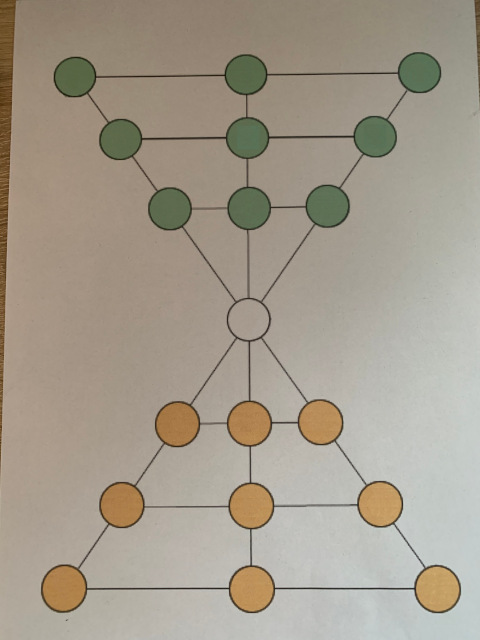
#> input picture ImageRecognition/IRModule/board.jpg, 480 x 640 px, given in place of the camera
$ python main.py   (older library calls are emulated)
#> lines starting #> are read from the running program, lines starting #| are printed output that depends on the picture; after the words box and inside, x2 and y2 are one past the last pixel; in counts of white or black regions, pixels touching at a corner belong together
### ImageRecognition/IRModule/detection.py
import numpy as np
import cv2

p1_data = np.array([10, 25, 1])
p2_data = np.array([40, 63, 2])
players = np.array([p1_data, p2_data])
blank_color = np.array([255, 255, 255])

# [20 lines left out: functions get_player, create_matrix, not called in this run]

def process(image,circles):
    if len(circles) == 19:
        circles_sorted = np.sort(circles.view('i8,i8,i8'),axis=0,order=['f1']).view(np.int).reshape((-1,3))
        rows = np.asarray([]).reshape((-1, 3, 3)).astype(np.int)
        for i in [0,3,6,9,10,13,16]:
            if i==9:
                empty = np.array([(-1,-1,-1)]).view('i8,i8,i8')
                center_row = np.append(empty, circles_sorted[i:i+1].view('i8,i8,i8'), axis=0)
                center_row = np.append(center_row, empty, axis=0)
                rows = np.append(rows, center_row.view(np.int).reshape((1,3,3)),axis=0)
                continue
            rows = np.append(rows, np.sort(circles_sorted[i:i+3].view('i8,i8,i8'),axis=0,order=['f0']).view(np.int).reshape((1,3,3)), axis=0)
        cv2.imshow(f'circle1',image[319-25:319+25,247-25:247+25])
        print(create_matrix(image, rows))
    else:
        print(f'niepełne: {len(circles)}')

### ImageRecognition/IRModule/main.py
import cv2
import numpy as np
import time
import sys
from detection import process

def get_cam_image(cap,id:int):
#> called with id = 0
    if not cap.isOpened:
        cap.open(id)

    out, _ = cap.read()
    while not out:
        time.sleep(0.3)
#> this loop made 0 passes
    _, frame = cap.read()
#> frame is the input picture: shape (640, 480, 3); mean B, G, R 141.1, 155.7, 164.4
    print(cap.read())
    if frame is not None:
        frame = frame[0:frame.shape[0], 160:frame.shape[1]-160]
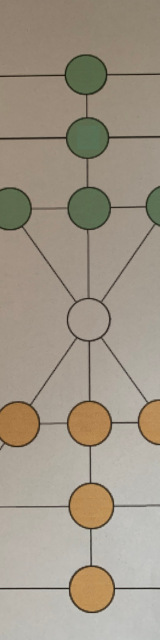
#> frame: shape (640, 160, 3); mean B, G, R 135.7, 150.9, 160.9
        frame = cv2.rotate(frame,cv2.ROTATE_90_CLOCKWISE)
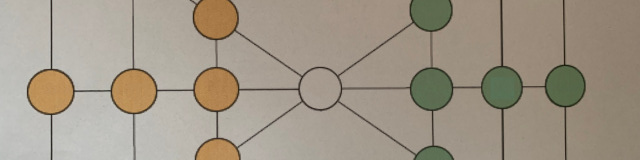
#> frame: shape (160, 640, 3); mean B, G, R 135.7, 150.9, 160.9
        frame = cv2.resize(frame, (int(frame.shape[1]/1.5), int(frame.shape[0]/1.5)))
#> frame: shape (106, 426, 3)
    return frame

def get_image(imagename:str):
    image = cv2.imread(imagename)
    return image

print(f'Opencv2 v{cv2.getVersionMajor()}.{cv2.getVersionMinor()}.{cv2.getVersionRevision()}')

cap = cv2.VideoCapture()

circles_type = ('x',int), ('y',int), ('r',int)
try:
    step = -1
    while(True):
        frame = get_cam_image(cap,0)
        # frame = get_image('board.jpg')

        if time.time() - step >= 1:
            output = frame.copy()
            frame_gray = cv2.cvtColor(frame, cv2.COLOR_BGR2GRAY)
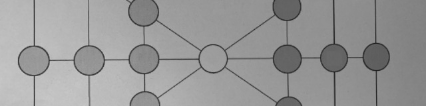
#> frame_gray: shape (106, 426); min 31, max 199, mean 152.1
            cos, frame_gray = cv2.threshold(frame_gray,100,255,cv2.THRESH_BINARY)
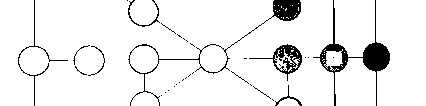
#> frame_gray: shape (106, 426); 93% white; 34 black regions (26 under 20 px), largest, box (x1, y1, x2, y2) and area: (313, 0, 390, 106) 1212, (128, 0, 301, 106) 866, (249, 44, 302, 81) 483
            #frame_gray = cv2.blur(frame_gray, (5, 5))
            # detect circles in the image
            circles = cv2.HoughCircles(frame_gray, cv2.HOUGH_GRADIENT, 1.5, frame_gray.shape[1]/9, param1=90, param2=20,minRadius=20, maxRadius=30)
#> circles = [[354.8, 78.75, 20.9]]
            # ensure at least some circles were found
            if circles is not None:
                # convert the (x, y) coordinates and radius of the circles to integers
                circles = np.round(circles[0, :]).astype("int")
#> circles = [[355, 79, 21]]

                # loop over the (x, y) coordinates and radius of the circles
                for (x, y, r) in circles:
                    # draw the circle in the output image, then draw a rectangle
                    # corresponding to the center of the circle
                    cv2.circle(output, (x, y), r, (0, 255, 0), 4)
                    cv2.rectangle(output, (x - 5, y - 5), (x + 5, y + 5), (0, 128, 255), -1)
#> this loop made 1 pass
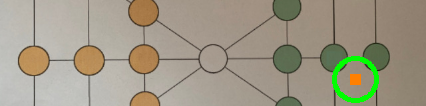
#> output: shape (106, 426, 3); mean B, G, R 133.8, 152.8, 159.2

                # show the output image

                process(frame, circles)
#| niepełne: 1
                step = time.time()
        cv2.imshow("output", np.hstack([frame, output]))
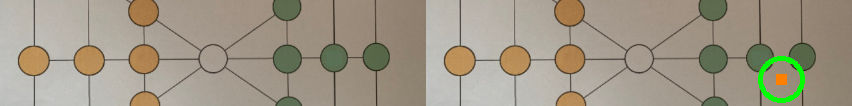
#> window 'output': shape (106, 852, 3); mean B, G, R 134.7, 151.8, 160
        cv2.imshow("gray", frame_gray)
        cv2.waitKey(100)
except KeyboardInterrupt:
    cap.release()
    print('elo')
